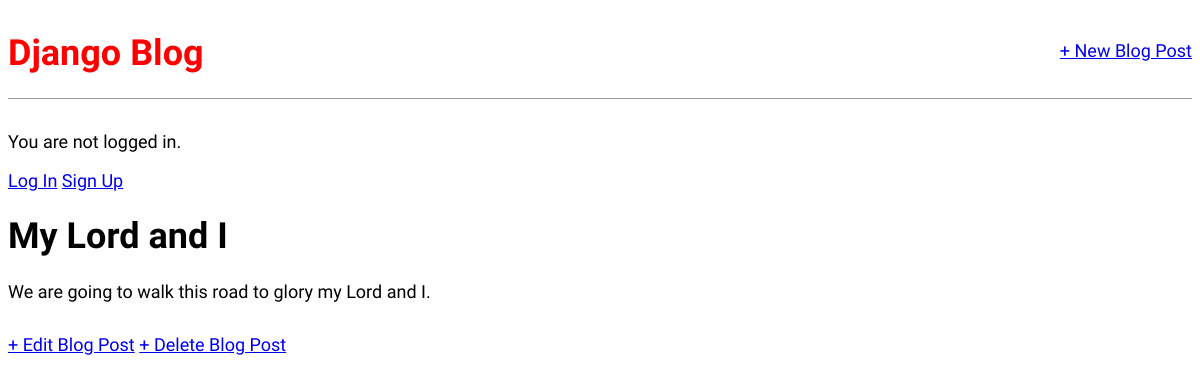
The app's page /post/2/, older data.
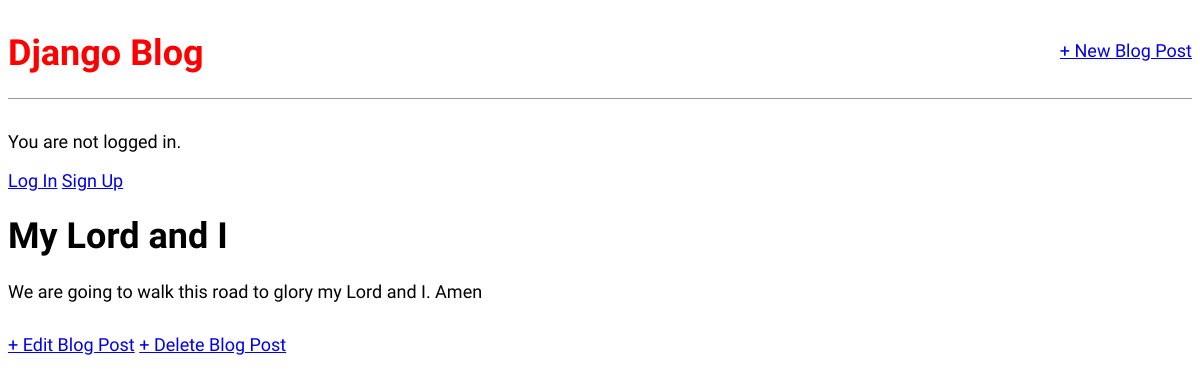
The same page, newer data.
### blog/models.py (models this page shows, shortened)
class Post(models.Model):
    title = models.CharField(max_length=200)
    author = models.ForeignKey(
        "auth.user",
        on_delete = models.CASCADE
    )
    body = models.TextField()

### blog/views.py (the view)
# urls.py: path("post/<int:pk>/", BlogDetailView.as_view(), name="post_detail" ),
class BlogDetailView(DetailView):
    model = Post
    template_name = "post_detail.html"

### templates/post_detail.html
{% extends 'base.html' %}
{% block content %}
    <div class="post-entry">
        <h1>{{ object.title }}</h1>
        <p>{{ object.body }}</p>
    </div>
    <a href="{% url 'post_edit' post.pk %}">+ Edit Blog Post</a>
    <a href="{% url 'post_delete' post.pk %}">+ Delete Blog Post</a>
{% endblock content %}

Row changes from the older to the newer data that the page shows:
changed Post "My Lord and I": body "We are going to walk this road to glory my Lord and I." → "We are going to walk this road to glory my Lord and I. Amen"
